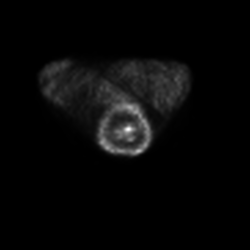
#> input picture data/4/suv/10.tif, 250 x 250 px; its folder holds 4 pictures in this run
$ python cutHighBlock.py
#> lines starting #> are read from the running program, lines starting #| are printed output that depends on the picture; pictures that were not available may be replaced by others from this repository, and a replacement may not be noted
# -*- coding: utf-8 -*-
'''以阈值为界限，将高代谢的立方块剪切出来，立方块的大小为3个尺度
：（5,8}:剪切为8x8x8立方块，缺失立方块用0补齐
：（8,16];剪切为16x16x16立方块，缺失立方块用0补齐
:(16,+)：剪切为64x64x64 立方块，缺失立方块用0 补齐，超出64x64x64范围的缩小到64x64x64

        司马懿：“善败能忍，然厚积薄发”
                                    ——李叔说的
code is far away from bugs with the god animal protecting
    I love animals. They taste delicious.
              ┏┓      ┏┓
            ┏┛┻━━━┛┻┓
          --┃      ☃      ┃--
            ┃  ┳┛  ┗┳  ┃
            ┃      ┻      ┃
            ┗━┓      ┏━┛
                ┃      ┗II━II┓
                ┃  神兽保佑    ┣┓
                ┃　永无BUG！   ┏┛
                ┗┓┓┏━┳┓┏┛
                  ┃┫┫  ┃┫┫
                  ┗┻┛  ┗┻┛
 @Belong = 'NewCAE'  @MadeBy = 'PyCharm'
 @Author = 'steven'   @DateTime = '2019/3/4 15:32'
'''
from natsort import natsorted
from glob import glob
import os
import numpy as np
from skimage.morphology import label
from skimage.measure import regionprops
from skimage import io as skio
import pickle as pkl
from skimage.transform import resize

ip = r'E:\pyWorkspace\CAE\res\cp250'


# [149 lines left out: functions cutBlock, cutBigBlock, cutBlockCenter, main, not called in this run]


def mainCenter(mode='train',op=r'E:\pyWorkspace\CAE\res\highSuvBlock_5-'):
#> called with mode = 'test', op = 'E:\\pyWorkspace\\CAE\\res\\highSuvBlock_5-'
    os.mkdir(op) if not os.path.exists(op) else None
    patients = natsorted(glob(os.path.join(ip, '*')))
    if mode == 'train':
        patients = patients[5:]
        trainOp=os.path.join(op,mode)
        os.mkdir(trainOp) if not os.path.exists(trainOp) else None
    else:
        patients = patients[:5]
        testOp = os.path.join(op, mode)
        os.mkdir(testOp) if not os.path.exists(testOp) else None
    index = 0
    for _p in patients:
        print(_p)
        suvs = np.clip(np.stack([skio.imread(_) for _ in natsorted(glob(os.path.join(_p, 'suv', '*')))]), 0, 90)
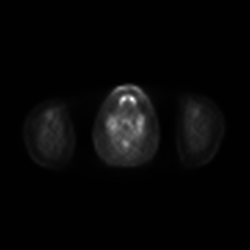
#> input picture data/4/suv/106.tif, 250 x 250 px
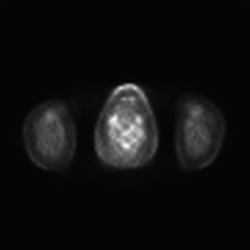
#> input picture data/4/suv/110.tif, 250 x 250 px
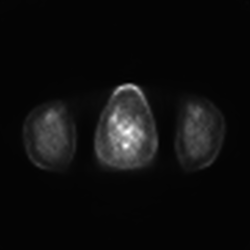
#> input picture data/4/suv/112.tif, 250 x 250 px
        # suv在得到高代谢区域后才能归一化
        cts = (np.stack([skio.imread(_) for _ in natsorted(glob(os.path.join(_p, 'ct', '*')))]) + 250) / 500
#> (the run stopped early here; a loop or call above may not have finished)
